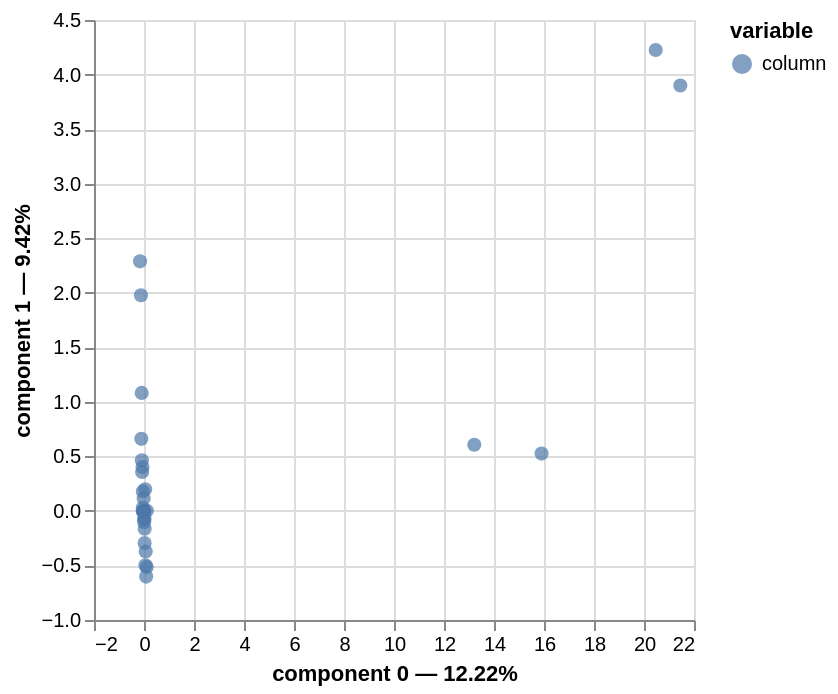

Notebook code for this chart:
### Code cell
mca2.plot(
    genres_dummies_clean2,
    x_component=0,
    y_component=1,
    show_column_markers=True,
    show_row_markers=False,
    show_column_labels=False,
    show_row_labels=False
)

### Figure 1 — Vega-Lite specification as saved in the notebook (floating-point values rounded to 4 significant figures)
{"config": {"view": {"continuousWidth": 300, "continuousHeight": 300}}, "layer": [{"mark": {"type": "circle", "size": 50}, "encoding": {"color": {"field": "variable", "type": "nominal"}, "tooltip": [{"field": "variable", "type": "nominal"}, {"field": "value", "type": "nominal"}, {"field": "component 0", "type": "quantitative"}, {"field": "component 1", "type": "quantitative"}], "x": {"axis": {"title": "component 0 — 12.22%"}, "field": "component 0", "scale": {"zero": false}, "type": "quantitative"}, "y": {"axis": {"title": "component 1 — 9.42%"}, "field": "component 1", "scale": {"zero": false}, "type": "quantitative"}}, "name": "view_a97135b05010b39d_0"}], "data": {"name": "data-249a6f3f4ca3a8b71d635877994b6d32"}, "params": [{"name": "param_1e9efca18e7a2868", "select": {"type": "interval", "encodings": ["x", "y"]}, "bind": "scales", "views": ["view_a97135b05010b39d_0"]}], "$schema": "https://vega.github.io/schema/vega-lite/v6.1.0.json", "datasets": {"data-249a6f3f4ca3a8b71d635877994b6d32": [{"component 0": -0.07577, "component 1": 0.3573, "component 2": 0.3676, "component 3": 0.2879, "component 4": -0.08127, "component 5": -0.006553, "component 6": -0.06524, "component 7": -0.2318, "component 8": 0.213, "component 9": 0.1534, "component 10": -0.1417, "component 11": 0.0121, "component 12": 0.2314, "component 13": 0.3678, "component 14": -0.003776, "component 15": -0.004627, "component 16": 0.09476, "component 17": 0.0221, "component 18": -0.002002, "component 19": 0.0007083, "variable": "column", "value": "Action__0", "label": "Action__0"}, {"component 0": 0.1092, "component 1": -0.5148, "component 2": -0.5297, "component 3": -0.4149, "component 4": 0.1171, "component 5": 0.009442, "component 6": 0.094, "component 7": 0.334, "component 8": -0.3068, "component 9": -0.221, "component 10": 0.2041, "component 11": -0.01743, "component 12": -0.3334, "component 13": -0.53, "component 14": 0.005441, "component 15": 0.006667, "component 16": 0.09476, "component 17": 0.0221, "component 18": -0.002002, "component 19": 0.0007083, "variable": "column", "value": "Action__1", "label": "Action__1"}, {"component 0": -0.05821, "component 1": 0.4019, "component 2": 0.08255, "component 3": -0.02242, "component 4": -0.07337, "component 5": 0.2986, "component 6": -0.09492, "component 7": 0.395, "component 8": -0.1818, "component 9": 0.1279, "component 10": -0.01489, "component 11": -0.427, "component 12": 0.04471, "component 13": -0.04524, "component 14": -0.004719, "component 15": 0.002853, "component 16": 0.09476, "component 17": 0.0221, "component 18": -0.002002, "component 19": 0.0007083, "variable": "column", "value": "Adventure__0", "label": "Adventure__0"}, {"component 0": 0.08716, "component 1": -0.6018, "component 2": -0.1236, "component 3": 0.03357, "component 4": 0.1099, "component 5": -0.4471, "component 6": 0.1421, "component 7": -0.5914, "component 8": 0.2722, "component 9": -0.1915, "component 10": 0.02229, "component 11": 0.6394, "component 12": -0.06695, "component 13": 0.06773, "component 14": 0.007067, "component 15": -0.004271, "component 16": 0.09476, "component 17": 0.0221, "component 18": -0.002002, "component 19": 0.0007083, "variable": "column", "value": "Adventure__1", "label": "Adventure__1"}, {"component 0": 0.06814, "component 1": -0.3725, "component 2": -0.3356, "component 3": 0.05093, "component 4": 0.05243, "component 5": -0.01981, "component 6": -0.4802, "component 7": 0.141, "component 8": -0.1604, "component 9": -0.274, "component 10": -0.1793, "component 11": -0.07351, "component 12": 0.2748, "component 13": 0.2768, "component 14": -0.005795, "component 15": 0.001583, "component 16": 0.09476, "component 17": 0.0221, "component 18": -0.002002, "component 19": 0.0007083, "variable": "column", "value": "Casual__0", "label": "Casual__0"}, {"component 0": -0.08488, "component 1": 0.464, "component 2": 0.4181, "component 3": -0.06344, "component 4": -0.06532, "component 5": 0.02468, "component 6": 0.5982, "component 7": -0.1757, "component 8": 0.1998, "component 9": 0.3413, "component 10": 0.2234, "component 11": 0.09158, "component 12": -0.3424, "component 13": -0.3448, "component 14": 0.007219, "component 15": -0.001972, "component 16": 0.09476, "component 17": 0.0221, "component 18": -0.002002, "component 19": 0.0007083, "variable": "column", "value": "Casual__1", "label": "Casual__1"}, {"component 0": -0.0125, "component 1": -0.0001224, "component 2": 0.12, "component 3": -0.05759, "component 4": 0.02139, "component 5": 0.07742, "component 6": -0.04252, "component 7": -0.213, "component 8": -0.1621, "component 9": -0.07114, "component 10": 0.05244, "component 11": -0.04642, "component 12": 0.01476, "component 13": -0.02059, "component 14": -0.001851, "component 15": -0.001701, "component 16": 0.09476, "component 17": 0.0221, "component 18": -0.002002, "component 19": 0.0007083, "variable": "column", "value": "Early Access__0", "label": "Early Access__0"}, {"component 0": 0.1153, "component 1": 0.001129, "component 2": -1.108, "component 3": 0.5314, "component 4": -0.1973, "component 5": -0.7143, "component 6": 0.3923, "component 7": 1.965, "component 8": 1.496, "component 9": 0.6564, "component 10": -0.4839, "component 11": 0.4284, "component 12": -0.1362, "component 13": 0.19, "component 14": 0.01708, "component 15": 0.0157, "component 16": 0.09476, "component 17": 0.0221, "component 18": -0.002002, "component 19": 0.0007083, "variable": "column", "value": "Early Access__1", "label": "Early Access__1"}, {"component 0": 0.005929, "component 1": -0.003437, "component 2": 0.07967, "component 3": -0.1017, "component 4": -0.03304, "component 5": -0.207, "component 6": -0.1309, "component 7": 0.04411, "component 8": -0.000269, "component 9": 0.0701, "component 10": 0.1842, "component 11": -0.01871, "component 12": 0.02424, "component 13": 0.02412, "component 14": 0.001308, "component 15": 0.0009523, "component 16": 0.09476, "component 17": 0.0221, "component 18": -0.002002, "component 19": 0.0007083, "variable": "column", "value": "Free To Play__0", "label": "Free To Play__0"}, {"component 0": -0.04936, "component 1": 0.02861, "component 2": -0.6633, "component 3": 0.8465, "component 4": 0.2751, "component 5": 1.723, "component 6": 1.09, "component 7": -0.3672, "component 8": 0.00224, "component 9": -0.5836, "component 10": -1.534, "component 11": 0.1558, "component 12": -0.2018, "component 13": -0.2008, "component 14": -0.01089, "component 15": -0.007928, "component 16": 0.09476, "component 17": 0.0221, "component 18": -0.002002, "component 19": 0.0007083, "variable": "column", "value": "Free To Play__1", "label": "Free To Play__1"}, {"component 0": -0.03623, "component 1": -0.001196, "component 2": 0.003243, "component 3": 0.002258, "component 4": 0.02369, "component 5": -0.002707, "component 6": -0.0005667, "component 7": 0.004105, "component 8": -0.0002768, "component 9": -0.0002343, "component 10": 0.0004476, "component 11": 0.0003751, "component 12": -0.00021, "component 13": -7.696e-05, "component 14": 0.0007535, "component 15": -0.01902, "component 16": 0.09476, "component 17": 0.0221, "component 18": -0.002002, "component 19": 0.0007083, "variable": "column", "value": "Gore__0", "label": "Gore__0"}, {"component 0": 15.9, "component 1": 0.5252, "component 2": -1.423, "component 3": -0.9914, "component 4": -10.4, "component 5": 1.188, "component 6": 0.2488, "component 7": -1.802, "component 8": 0.1215, "component 9": 0.1029, "component 10": -0.1965, "component 11": -0.1646, "component 12": 0.09217, "component 13": 0.03378, "component 14": -0.3307, "component 15": 8.35, "component 16": 0.09476, "component 17": 0.0221, "component 18": -0.002002, "component 19": 0.0007083, "variable": "column", "value": "Gore__1", "label": "Gore__1"}, {"component 0": -0.04566, "component 1": 0.1781, "component 2": -0.1584, "component 3": 0.2158, "component 4": 0.05597, "component 5": 0.6827, "component 6": -1.141, "component 7": -0.1955, "component 8": 0.4714, "component 9": 0.2069, "component 10": 0.1509, "component 11": 0.2997, "component 12": -0.319, "component 13": -0.3423, "component 14": 0.006292, "component 15": 0.00305, "component 16": 0.09476, "component 17": 0.0221, "component 18": -0.002002, "component 19": 0.0007083, "variable": "column", "value": "Indie__0", "label": "Indie__0"}, {"component 0": 0.01817, "component 1": -0.07089, "component 2": 0.06307, "component 3": -0.08591, "component 4": -0.02228, "component 5": -0.2718, "component 6": 0.4543, "component 7": 0.07783, "component 8": -0.1876, "component 9": -0.08235, "component 10": -0.06006, "component 11": -0.1193, "component 12": 0.127, "component 13": 0.1362, "component 14": -0.002504, "component 15": -0.001214, "component 16": 0.09476, "component 17": 0.0221, "component 18": -0.002002, "component 19": 0.0007083, "variable": "column", "value": "Indie__1", "label": "Indie__1"}, {"component 0": -0.001058, "component 1": -0.004534, "component 2": 0.07874, "component 3": -0.05644, "component 4": -0.01364, "component 5": -0.04603, "component 6": -0.03923, "component 7": 0.01225, "component 8": 0.001159, "component 9": -0.008331, "component 10": -0.08952, "component 11": 0.003584, "component 12": -0.02507, "component 13": -0.02823, "component 14": 0.0001795, "component 15": -0.0002303, "component 16": 0.09476, "component 17": 0.0221, "component 18": -0.002002, "component 19": 0.0007083, "variable": "column", "value": "Massively Multiplayer__0", "label": "Massively Multiplayer__0"}, {"component 0": 0.04617, "component 1": 0.1978, "component 2": -3.435, "component 3": 2.462, "component 4": 0.5949, "component 5": 2.008, "component 6": 1.711, "component 7": -0.5344, "component 8": -0.05057, "component 9": 0.3634, "component 10": 3.905, "component 11": -0.1564, "component 12": 1.093, "component 13": 1.232, "component 14": -0.007829, "component 15": 0.01005, "component 16": 0.09476, "component 17": 0.0221, "component 18": -0.002002, "component 19": 0.0007083, "variable": "column", "value": "Massively Multiplayer__1", "label": "Massively Multiplayer__1"}, {"component 0": -0.01773, "component 1": -0.003222, "component 2": -0.003793, "component 3": -0.002218, "component 4": -0.01589, "component 5": 0.001215, "component 6": 0.0003408, "component 7": -0.002001, "component 8": 0.0003362, "component 9": -0.0002317, "component 10": -0.0001747, "component 11": -0.0004308, "component 12": 0.0003804, "component 13": 7.662e-05, "component 14": 0.01496, "component 15": 0.0002181, "component 16": 0.09476, "component 17": 0.0221, "component 18": -0.002002, "component 19": 0.0007083, "variable": "column", "value": "Nudity__0", "label": "Nudity__0"}, {"component 0": 21.45, "component 1": 3.899, "component 2": 4.59, "component 3": 2.684, "component 4": 19.23, "component 5": -1.47, "component 6": -0.4124, "component 7": 2.421, "component 8": -0.4068, "component 9": 0.2803, "component 10": 0.2114, "component 11": 0.5213, "component 12": -0.4603, "component 13": -0.09271, "component 14": -18.1, "component 15": -0.2639, "component 16": 0.09476, "component 17": 0.0221, "component 18": -0.002002, "component 19": 0.0007083, "variable": "column", "value": "Nudity__1", "label": "Nudity__1"}, {"component 0": -0.01312, "component 1": 0.1141, "component 2": 0.1224, "component 3": -0.2454, "component 4": -0.01475, "component 5": 0.1821, "component 6": 0.03468, "component 7": 0.1576, "component 8": 0.0198, "component 9": -0.1501, "component 10": 0.07244, "component 11": 0.2045, "component 12": 0.0562, "component 13": 0.08732, "component 14": -0.0002271, "component 15": 0.0009139, "component 16": 0.09476, "component 17": 0.0221, "component 18": -0.002002, "component 19": 0.0007083, "variable": "column", "value": "RPG__0", "label": "RPG__0"}, {"component 0": 0.05739, "component 1": -0.4992, "component 2": -0.5356, "component 3": 1.074, "component 4": 0.06452, "component 5": -0.7966, "component 6": -0.1517, "component 7": -0.6897, "component 8": -0.08662, "component 9": 0.6565, "component 10": -0.3169, "component 11": -0.8947, "component 12": -0.2459, "component 13": -0.382, "component 14": 0.0009934, "component 15": -0.003998, "component 16": 0.09476, "component 17": 0.0221, "component 18": -0.002002, "component 19": 0.0007083, "variable": "column", "value": "RPG__1", "label": "RPG__1"}, {"component 0": 0.004516, "component 1": -0.07421, "component 2": 0.08774, "component 3": 0.07898, "component 4": -0.02369, "component 5": 0.0162, "component 6": 0.0006252, "component 7": 0.03679, "component 8": 0.01826, "component 9": -0.05943, "component 10": 0.03213, "component 11": -0.03154, "component 12": -0.08974, "component 13": 0.04415, "component 14": 0.0004747, "component 15": 1.351e-05, "component 16": 0.09476, "component 17": 0.0221, "component 18": -0.002002, "component 19": 0.0007083, "variable": "column", "value": "Racing__0", "label": "Racing__0"}, {"component 0": -0.1203, "component 1": 1.977, "component 2": -2.337, "component 3": -2.104, "component 4": 0.6312, "component 5": -0.4316, "component 6": -0.01665, "component 7": -0.9801, "component 8": -0.4864, "component 9": 1.583, "component 10": -0.856, "component 11": 0.8403, "component 12": 2.391, "component 13": -1.176, "component 14": -0.01265, "component 15": -0.0003598, "component 16": 0.09476, "component 17": 0.0221, "component 18": -0.002002, "component 19": 0.0007083, "variable": "column", "value": "Racing__1", "label": "Racing__1"}, {"component 0": -0.016, "component 1": -0.003303, "component 2": -0.004008, "component 3": -0.002317, "component 4": -0.01704, "component 5": 0.001114, "component 6": 0.0003635, "component 7": -0.002017, "component 8": 0.0004653, "component 9": 1.592e-05, "component 10": -2.159e-05, "component 11": -0.0001005, "component 12": -2.584e-05, "component 13": -5.741e-05, "component 14": -0.01398, "component 15": -0.00145, "component 16": 0.09476, "component 17": 0.0221, "component 18": -0.002002, "component 19": 0.0007083, "variable": "column", "value": "Sexual Content__0", "label": "Sexual Content__0"}, {"component 0": 20.47, "component 1": 4.225, "component 2": 5.126, "component 3": 2.963, "component 4": 21.79, "component 5": -1.425, "component 6": -0.4649, "component 7": 2.58, "component 8": -0.5951, "component 9": -0.02036, "component 10": 0.02762, "component 11": 0.1285, "component 12": 0.03304, "component 13": 0.07342, "component 14": 17.88, "component 15": 1.854, "component 16": 0.09476, "component 17": 0.0221, "component 18": -0.002002, "component 19": 0.0007083, "variable": "column", "value": "Sexual Content__1", "label": "Sexual Content__1"}, {"component 0": 0.025, "component 1": -0.2939, "component 2": 0.06199, "component 3": -0.101, "component 4": 0.02923, "component 5": 0.1588, "component 6": 0.01921, "component 7": 0.02741, "component 8": -0.1338, "component 9": 0.3148, "component 10": -0.04109, "component 11": 0.07094, "component 12": -0.05674, "component 13": 0.1285, "component 14": 0.001778, "component 15": 0.0001757, "component 16": 0.09476, "component 17": 0.0221, "component 18": -0.002002, "component 19": 0.0007083, "variable": "column", "value": "Simulation__0", "label": "Simulation__0"}, {"component 0": -0.09199, "component 1": 1.082, "component 2": -0.2281, "component 3": 0.3717, "component 4": -0.1076, "component 5": -0.5845, "component 6": -0.07068, "component 7": -0.1009, "component 8": 0.4925, "component 9": -1.159, "component 10": 0.1512, "component 11": -0.2611, "component 12": 0.2088, "component 13": -0.473, "component 14": -0.006545, "component 15": -0.0006466, "component 16": 0.09476, "component 17": 0.0221, "component 18": -0.002002, "component 19": 0.0007083, "variable": "column", "value": "Simulation__1", "label": "Simulation__1"}, {"component 0": 0.007142, "component 1": -0.1034, "component 2": 0.09478, "component 3": 0.07038, "component 4": -0.01851, "component 5": 0.02834, "component 6": 0.01102, "component 7": 0.03716, "component 8": 0.01665, "component 9": 0.004437, "component 10": 0.01552, "component 11": 0.01284, "component 12": 0.1029, "component 13": -0.08106, "component 14": -0.0004088, "component 15": -3.679e-07, "component 16": 0.09476, "component 17": 0.0221, "component 18": -0.002002, "component 19": 0.0007083, "variable": "column", "value": "Sports__0", "label": "Sports__0"}, {"component 0": -0.1581, "component 1": 2.287, "component 2": -2.098, "component 3": -1.558, "component 4": 0.4096, "component 5": -0.6273, "component 6": -0.244, "component 7": -0.8224, "component 8": -0.3685, "component 9": -0.09821, "component 10": -0.3434, "component 11": -0.2841, "component 12": -2.278, "component 13": 1.794, "component 14": 0.009047, "component 15": 8.143e-06, "component 16": 0.09476, "component 17": 0.0221, "component 18": -0.002002, "component 19": 0.0007083, "variable": "column", "value": "Sports__1", "label": "Sports__1"}, {"component 0": 0.02658, "component 1": -0.1637, "component 2": -0.004537, "component 3": -0.2635, "component 4": 0.0812, "component 5": 0.09833, "component 6": 0.04606, "component 7": -0.09233, "component 8": 0.2808, "component 9": -0.01436, "component 10": 0.009654, "component 11": -0.2052, "component 12": 0.04599, "component 13": 0.02574, "component 14": -0.001966, "component 15": -0.001063, "component 16": 0.09476, "component 17": 0.0221, "component 18": -0.002002, "component 19": 0.0007083, "variable": "column", "value": "Strategy__0", "label": "Strategy__0"}, {"component 0": -0.1072, "component 1": 0.6604, "component 2": 0.0183, "component 3": 1.063, "component 4": -0.3275, "component 5": -0.3967, "component 6": -0.1858, "component 7": 0.3725, "component 8": -1.133, "component 9": 0.05791, "component 10": -0.03895, "component 11": 0.8277, "component 12": -0.1855, "component 13": -0.1039, "component 14": 0.007931, "component 15": 0.004289, "component 16": 0.09476, "component 17": 0.0221, "component 18": -0.002002, "component 19": 0.0007083, "variable": "column", "value": "Strategy__1", "label": "Strategy__1"}, {"component 0": -0.04862, "component 1": -0.00223, "component 2": 0.003715, "component 3": 0.002376, "component 4": 0.02533, "component 5": -0.003111, "component 6": -0.0002702, "component 7": 0.003435, "component 8": -0.0001366, "component 9": -0.0003707, "component 10": 0.0001872, "component 11": 0.0003659, "component 12": -0.0001297, "component 13": 9.036e-05, "component 14": -0.003502, "component 15": 0.02482, "component 16": 0.09476, "component 17": 0.0221, "component 18": -0.002002, "component 19": 0.0007083, "variable": "column", "value": "Violent__0", "label": "Violent__0"}, {"component 0": 13.21, "component 1": 0.606, "component 2": -1.01, "component 3": -0.6455, "component 4": -6.882, "component 5": 0.8454, "component 6": 0.07341, "component 7": -0.9332, "component 8": 0.03713, "component 9": 0.1007, "component 10": -0.05087, "component 11": -0.09943, "component 12": 0.03523, "component 13": -0.02455, "component 14": 0.9516, "component 15": -6.745, "component 16": 0.09476, "component 17": 0.0221, "component 18": -0.002002, "component 19": 0.0007083, "variable": "column", "value": "Violent__1", "label": "Violent__1"}]}}
